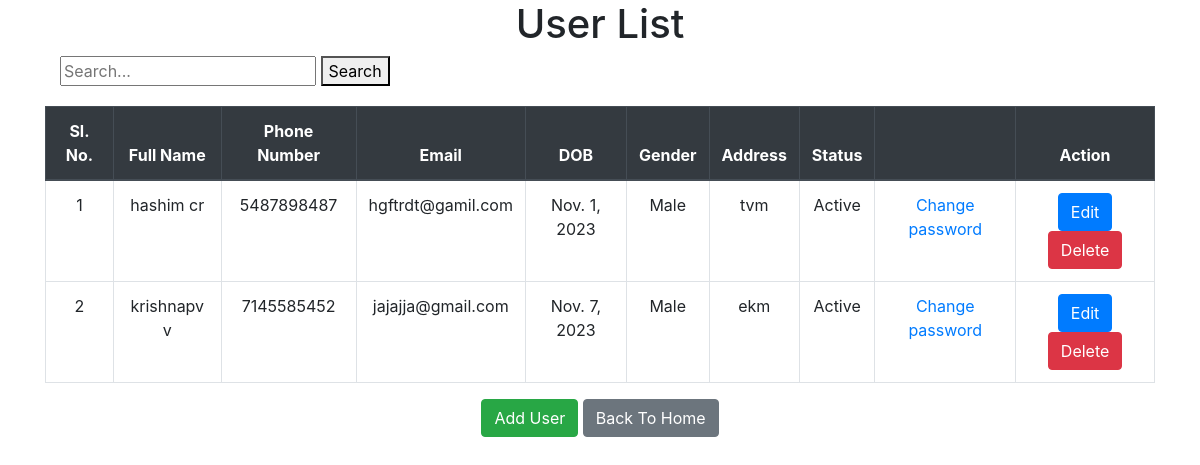
/user/user_list/ (signed in), run on the app's committed database.
### user/models.py (models this page shows, shortened)
class BaseUser(AbstractBaseUser, PermissionsMixin):
    GENDER_CHOICES = [
        ('Male', 'Male'),
        ('Female', 'Female'),
        ('Other', 'Other')
    ]
    firstname = models.CharField(max_length=50)
    lastname = models.CharField(max_length=50)
    phonenumber = models.CharField(max_length=10)
    dob = models.DateField(null=True, blank=True)
    gender = models.CharField(max_length=20, choices=GENDER_CHOICES)
    address = models.CharField(max_length=100)
    email = models.EmailField(unique=True)
    username = models.CharField(max_length=30, unique=True)
    is_active = models.BooleanField(default=True)
    is_staff = models.BooleanField(default=False)
    photo = models.ImageField(upload_to='media/user_images/', blank=True, null=True)
    USERNAME_FIELD = 'username'
    REQUIRED_FIELDS = ['email']
    objects = BaseUserManager()

### user/views.py (the view)
# urls.py: path('user_list/',UserListView.as_view(),name='user_list'),
class UserListView(LoginRequiredMixin, ListView):
    model = BaseUser
    template_name = 'user_list.html'
    context_object_name = 'users'
    login_url = reverse_lazy('login')
    def get_queryset(self):
        search_query = self.request.GET.get('search', '')
        users = BaseUser.objects.filter(
            Q(username__icontains=search_query) |
            Q(firstname__icontains=search_query) |
            Q(lastname__icontains=search_query) |
            Q(gender=search_query)
        ).filter(is_superuser=False)
        return users
    def get_context_data(self, **kwargs):
        context = super().get_context_data(**kwargs)
        context['user_filter_form'] = UserFilterForm(self.request.GET)
        return context

### user/forms.py
class UserFilterForm(forms.Form):
    name = forms.CharField(required=False)
    username = forms.CharField(required=False)
    gender = forms.ChoiceField(choices=UserForm.GENDER_CHOICES,required=False)

### user/templates/user_list.html (shortened to what this page needs)
<!DOCTYPE html>
<html>
<head>
    <link rel="stylesheet" href="https://stackpath.bootstrapcdn.com/bootstrap/4.3.1/css/bootstrap.min.css">
</head>
<body>
    <div class="container text-center">
        <h1>User List</h1>
    <div class='container text-left' >
        <form method="GET" action="{% url 'user_list' %}">
            <input type="text" name="search" placeholder="Search...">
            <button type="submit">Search</button>
    </div>
        <table class="table table-bordered" style='margin-top:20px;'>
            <thead class="thead-dark">
                <tr>
                    <th>Sl. No.</th>
                    <th>Full Name</th>
                    <th>Phone Number</th>
                    <th>Email</th>
                    <th>DOB</th>
                    <th>Gender</th>
                    <th>Address</th>
                    <th>Status</th>
                    <th></th>
                    <th>Action</th>
                </tr>
            </thead>
            <tbody>
                {% for u in users %}
                <tr>
                    <td>{{ forloop.counter }}</td>
                    <td>{{ u.firstname }} {{ u.lastname }}</td>
                    <td>{{ u.phonenumber }}</td>
                    <td>{{ u.email }}</td>
                    <td>{{ u.dob }}</td>
                    <td>{{ u.gender }}</td>
                    <td>{{ u.address }}</td>
                    <td>
                        {% if u.is_active %}
                            Active
                        {% else %}
                            Inactive
                        {% endif %}
                    </td>
                    <td><a href="{% url 'change_password'  %}">Change password</a></td>
                    <td class="action-buttons">
                        <a href="{% url 'edit_user' u.id %}" class="btn btn-primary">Edit</a>
                        <a href="{% url 'delete_user' u.id %}" class="btn btn-danger">Delete</a>
                    </td>
                </tr>
                {% endfor %}
            </tbody>
        </table>
        <a href="{% url 'add_user' %}" class="btn btn-success">Add User</a>
        <a href="{% url 'home' %}" class="btn btn-secondary">Back To Home</a>
    </div>
</body>
</html>

### data on the page
BaseUser: firstname "hashim", lastname "cr", phonenumber "5487898487", email "hgftrdt@gamil.com", dob "Nov. 1, 2023", gender "Male", address "tvm", is_active "Active"
BaseUser: firstname "krishnapv", lastname "v", phonenumber "7145585452", email "jajajja@gmail.com", dob "Nov. 7, 2023", gender "Male", address "ekm", is_active "Active"
